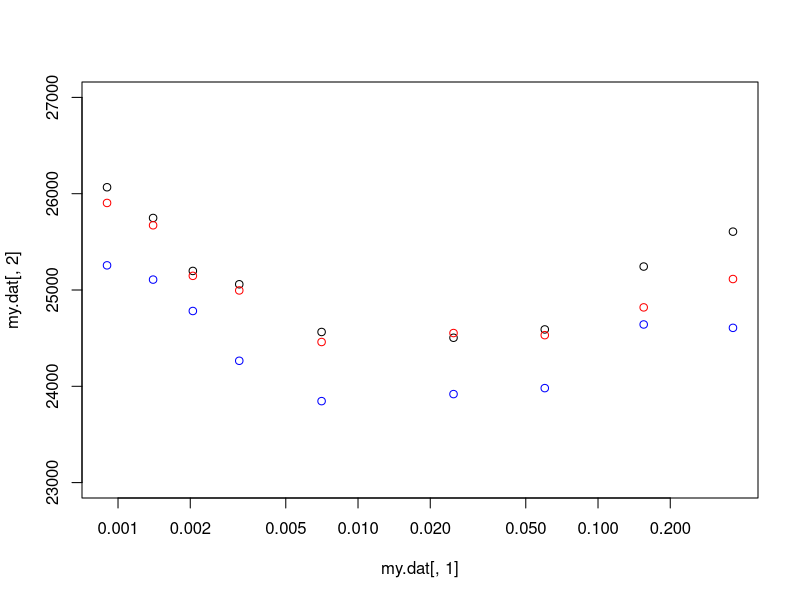
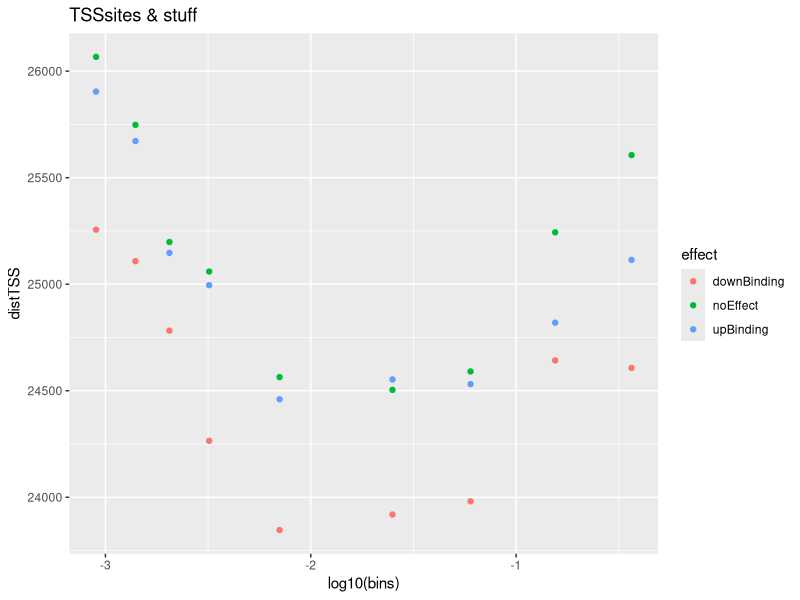
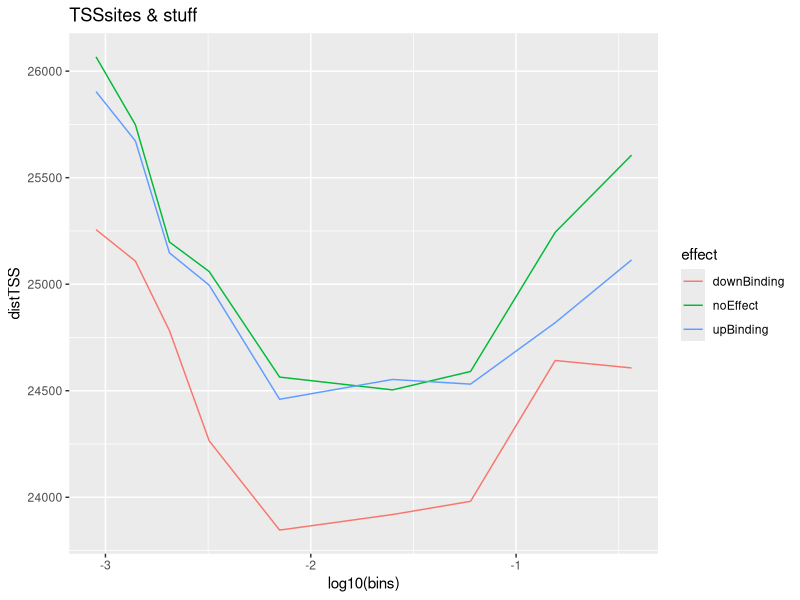
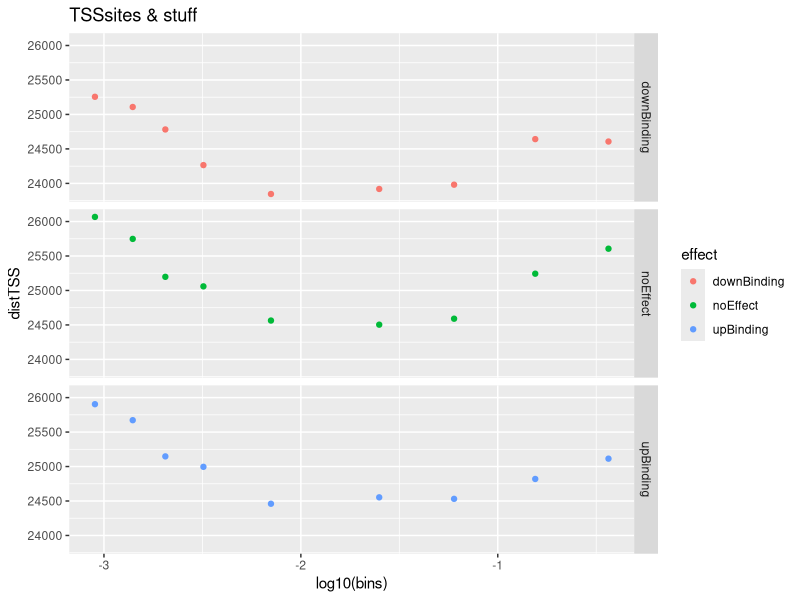
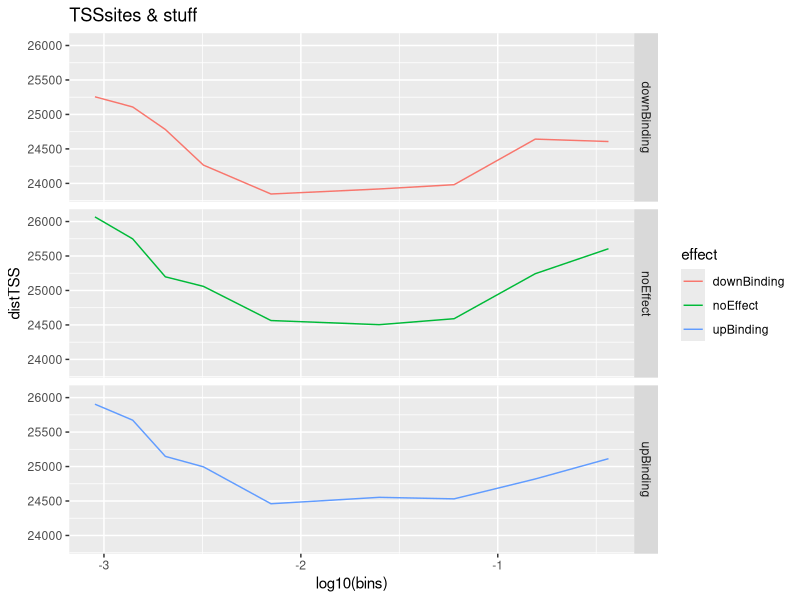

The R source for these figures, in order:
## GGPlot2 examples
setwd('/your/working/directory/')

## 1.) let's import and plot these three series 
my.dat <- read.table('tss.txt', header=TRUE)

## 2.) plot these data using base plot
plot(my.dat[, 1], my.dat[, 2], log='x', ylim=c(23000, 27000))
points(my.dat[, 1], my.dat[, 3], col='red')
points(my.dat[, 1], my.dat[, 4], col='blue')

## what would this look like in ggplot2?
require('ggplot2')

## 3.) casting data from wide to long 
## Think for a moment about how to make this data set 'long'.
## Rather than a row of data with a data point for each measure 
## noEffect, upBinding, and downBinding.... lets flatten all of
## that data into one long vector and add a variable to indicate
## noEffect, upBinding, and downBinding.

## Identifiers: make a vector of identifiers for each column of data
## GOTCHA'S ggplot2 uses factors, so....
n.obs <- dim(my.dat)[1]
effect <- as.factor(c(rep('noEffect', n.obs), rep('upBinding', n.obs), rep('downBinding', n.obs)))

## Y values: now concatonate the data into one long vector
distTSS <- c(my.dat$noEffect, my.dat$upBinding, my.dat$downBinding)

## X values: now repeat the original vecotr of x values three times, so the above data
## has corresponding x values
bins <- rep(my.dat[, 1], 3)

## combine the x.vals, y.vals, and identifiers into 1 long data set!
## GOTCHA'S ggplot2 acts on data.frames 
long.dat <- data.frame(bins, distTSS, effect)

## compare the two, does everything match up?
long.dat; my.dat

## there are faster ways to 'melt' this data set from wide to long, using packages such as plyr, 
## but it is good to learn how to do things without packages

## 4.) let's ggplot
## open a new window so we can compare the new and old plots
quartz()	
## make a plotting object
my.plot <- ggplot(long.dat, aes(x=log10(bins), y=distTSS))
## make a simple dot plot
my.plot + geom_point(aes(colour=effect)) + ggtitle('TSSsites & stuff')
## perhaps a line plot?
my.plot + geom_line(aes(colour=effect)) + ggtitle('TSSsites & stuff')
## three different plots rather than three lines on one plot
my.plot + geom_point(aes(colour=effect)) + ggtitle('TSSsites & stuff') + facet_grid( effect ~.)
my.plot + geom_line(aes(colour=effect)) + ggtitle('TSSsites & stuff') + facet_grid( effect ~.)